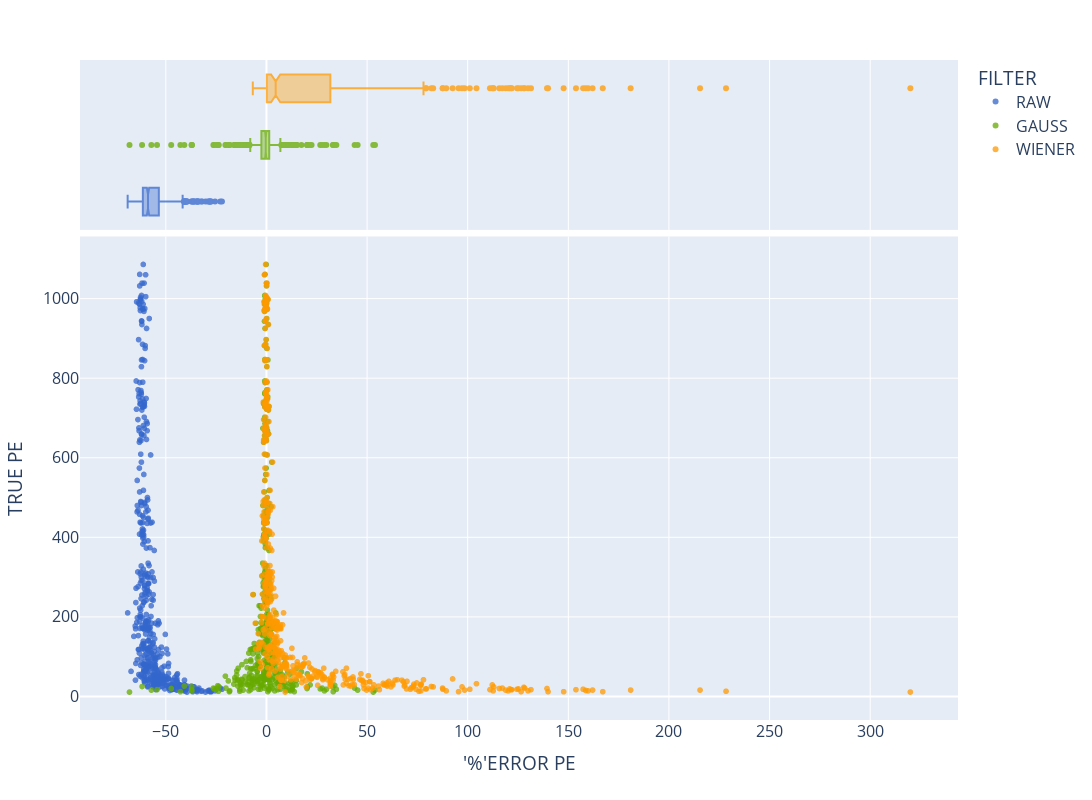

Source (notebook cell):
### Code cell
fig = px.scatter(data_frame=df[(df['TRUE PE'] > 10)*(df['TRUE PE'] < 2000)], y="TRUE PE", x="'%'ERROR PE",
color='FILTER',color_discrete_map=color_map,marginal_x='box',template="plotly")
# fig.update_layout(title_text='T0 recovery',xaxis_title  = "Time in [&mu;s]",yaxis_title  = "Counts")
fig.update_layout(autosize=False,width=1500,height=800,font=dict(size=16))
fig.update_traces(opacity=0.75)
fig.show()

### Figure 1 — Plotly figure (JSON) as saved in the notebook; plotly's stock layout.template omitted (floating-point values rounded to 4 significant figures; data arrays with more than 128 entries replaced by an {"elided": "..."} marker saying what was removed)
{"data": [{"hovertemplate": "FILTER=RAW<br>'%'ERROR PE=%{x}<br>TRUE PE=%{y}<extra></extra>", "legendgroup": "RAW", "marker": {"color": "#3366CC", "symbol": "circle"}, "mode": "markers", "name": "RAW", "opacity": 0.75, "showlegend": true, "type": "scattergl", "x": {"elided": "469 float values"}, "xaxis": "x", "y": {"elided": "469 int values"}, "yaxis": "y"}, {"alignmentgroup": "True", "hovertemplate": "FILTER=RAW<br>'%'ERROR PE=%{x}<extra></extra>", "legendgroup": "RAW", "marker": {"color": "#3366CC", "symbol": "circle"}, "name": "RAW", "notched": true, "offsetgroup": "RAW", "opacity": 0.75, "showlegend": false, "type": "box", "x": {"elided": "469 float values"}, "xaxis": "x2", "yaxis": "y2"}, {"hovertemplate": "FILTER=GAUSS<br>'%'ERROR PE=%{x}<br>TRUE PE=%{y}<extra></extra>", "legendgroup": "GAUSS", "marker": {"color": "#66AA00", "symbol": "circle"}, "mode": "markers", "name": "GAUSS", "opacity": 0.75, "showlegend": true, "type": "scattergl", "x": {"elided": "469 float values"}, "xaxis": "x", "y": {"elided": "469 int values"}, "yaxis": "y"}, {"alignmentgroup": "True", "hovertemplate": "FILTER=GAUSS<br>'%'ERROR PE=%{x}<extra></extra>", "legendgroup": "GAUSS", "marker": {"color": "#66AA00", "symbol": "circle"}, "name": "GAUSS", "notched": true, "offsetgroup": "GAUSS", "opacity": 0.75, "showlegend": false, "type": "box", "x": {"elided": "469 float values"}, "xaxis": "x2", "yaxis": "y2"}, {"hovertemplate": "FILTER=WIENER<br>'%'ERROR PE=%{x}<br>TRUE PE=%{y}<extra></extra>", "legendgroup": "WIENER", "marker": {"color": "#FF9900", "symbol": "circle"}, "mode": "markers", "name": "WIENER", "opacity": 0.75, "showlegend": true, "type": "scattergl", "x": {"elided": "469 float values"}, "xaxis": "x", "y": {"elided": "469 int values"}, "yaxis": "y"}, {"alignmentgroup": "True", "hovertemplate": "FILTER=WIENER<br>'%'ERROR PE=%{x}<extra></extra>", "legendgroup": "WIENER", "marker": {"color": "#FF9900", "symbol": "circle"}, "name": "WIENER", "notched": true, "offsetgroup": "WIENER", "opacity": 0.75, "showlegend": false, "type": "box", "x": {"elided": "469 float values"}, "xaxis": "x2", "yaxis": "y2"}], "layout": {"autosize": false, "font": {"size": 16}, "height": 800, "legend": {"title": {"text": "FILTER"}, "tracegroupgap": 0}, "margin": {"t": 60}, "width": 1500, "xaxis": {"anchor": "y", "domain": [0, 1], "title": {"text": "'%'ERROR PE"}}, "xaxis2": {"anchor": "y2", "domain": [0, 1], "matches": "x", "showgrid": true, "showticklabels": false}, "yaxis": {"anchor": "x", "domain": [0, 0.7326], "title": {"text": "TRUE PE"}}, "yaxis2": {"anchor": "x2", "domain": [0.7426, 1], "matches": "y2", "showgrid": false, "showline": false, "showticklabels": false, "ticks": ""}}}
